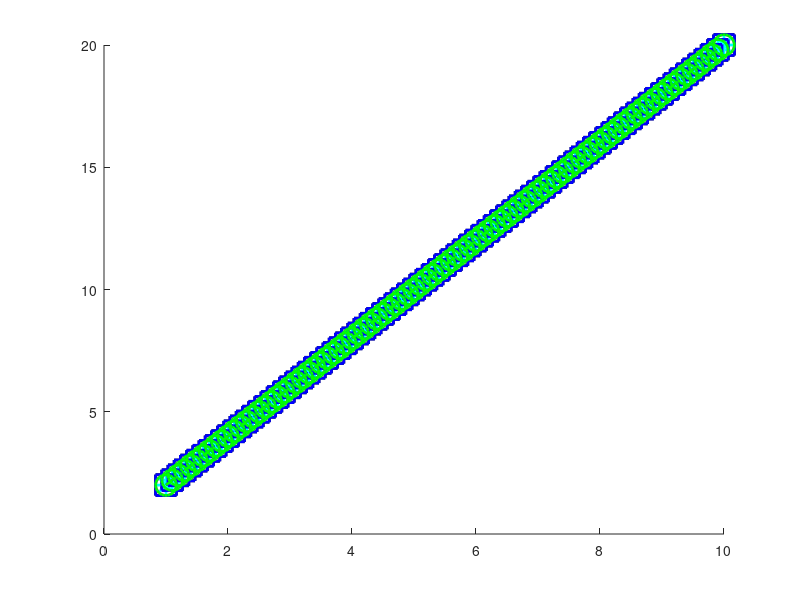

Recreate this plot in MATLAB. (Note: this script raises an error after producing the figure.)
function draw_bar()
fig = figure;
hold on;

figure_MarkerSize = 15;
legend_FontSize = 20;

x = [1:0.1:10]; 

y_bd = x * 2;
y_ba = x * 2;
y_pbd = x * 2;
y_pba = x * 2;
%y_pdbd = x * 2;
%y_pdba = x * 2;
y_plbu = x * 2;

%a = plot(x_DAM_Crime,y_DAM_Crime, 'rs-','LineWidth',2,'MarkerSize',figure_MarkerSize);
%b = plot(x_DAM_NYC, y_DAM_NYC, 'rx-','LineWidth',2,'MarkerSize',figure_MarkerSize);
%c = plot(x_DAM_Normal, y_DAM_Normal, 'g+:','LineWidth',2,'MarkerSize',figure_MarkerSize);
%d = plot(x_DAM_Zipf, y_DAM_Zipf, 'go:', 'LineWidth', 2,'MarkerSize',figure_MarkerSize);
%e = plot(x_DAM_Zipf, y_DAM_Zipf, 'g*:', 'LineWidth', 2,'MarkerSize',figure_MarkerSize);

a = plot(x, y_bd, 'ks-','LineWidth',2, 'MarkerSize',figure_MarkerSize);
b = plot(x, y_pbd, 'mo-','LineWidth',2, 'MarkerSize',figure_MarkerSize);
g = plot(x, y_plbu, 'c*--', 'LineWidth',2, 'MarkerSize',figure_MarkerSize);
c = plot(x, y_ba, 'bs--', 'LineWidth', 2, 'MarkerSize',figure_MarkerSize);
d = plot(x, y_pba, 'go--','LineWidth',2, 'MarkerSize',figure_MarkerSize);
%e = plot(x, y_pdbd, 'cd-','LineWidth',2, 'MarkerSize',figure_MarkerSize);
%f = plot(x, y_pdba, 'rd--','LineWidth',2, 'MarkerSize',figure_MarkerSize);


a.Visible='off';
b.Visible='off';
g.Visible='off';
c.Visible='off';
d.Visible='off';
%e.Visible='off';
%f.Visible='off';


%legend_names = ["BD";"BA";"PBD";"PBA";"PDBD";"PDBA"];
legend_names = ["BD";"BA";"PLBU";"PBD";"PBA"];

locationType = 'northoutside';
orientationType = 'horizontal';
textColor = 'black';
%h = legend('RAM-Crime', 'DAM-Crime','RAM-NYC','DAM-NYC','Location',locationType,'Orientation',orientationType, 'TextColor', textColor);
%h = legend('DAM-Crime','DAM-NYC','DAM-Normal','DAM-Zipf','DAM-MC-Normal','Location',locationType,'Orientation',orientationType, 'TextColor', textColor);
%h = legend(legend_names(1), legend_names(2), legend_names(3), legend_names(4), legend_names(5), legend_names(6), 'Location',locationType,'Orientation',orientationType, 'TextColor', textColor);
h = legend(legend_names(1), legend_names(2), legend_names(3), legend_names(4), legend_names(5), 'Location',locationType,'Orientation',orientationType, 'TextColor', textColor);
set(h,'FontName','Times New Roman','FontSize',legend_FontSize,'FontWeight','normal');
axis off;
